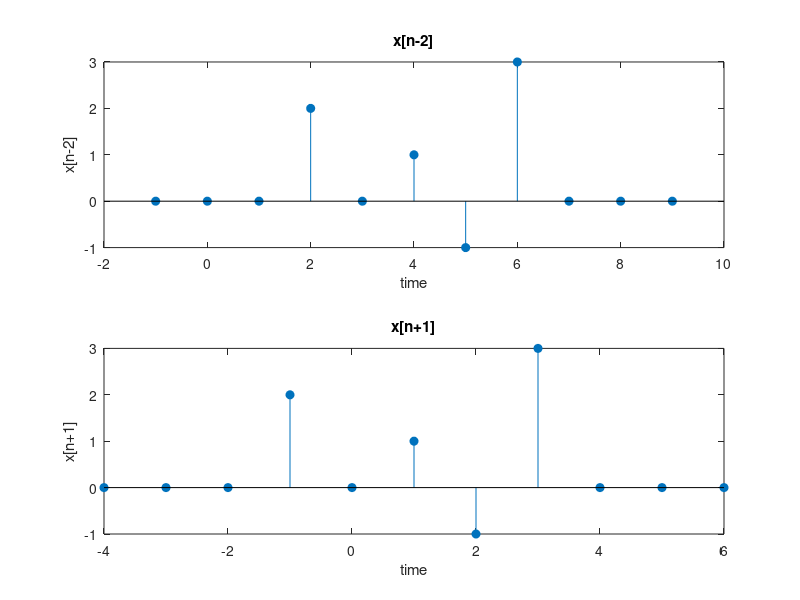
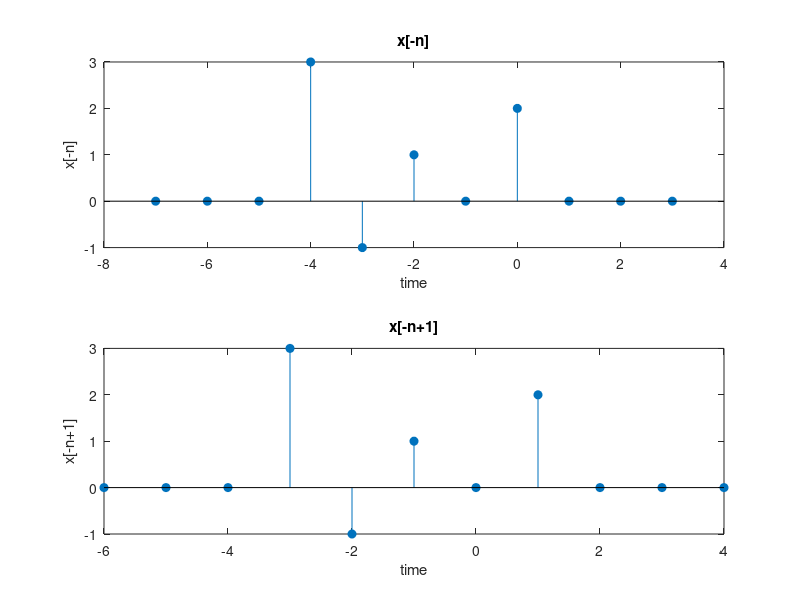

MATLAB code to generate these figures, in order:
n=[-3:7];
x=[2 0 1 -1 3 0]; 
nx=[0 0 0 x 0 0];
ny1=n+2;
ny2=n-1;
ny3=-n;
ny4=-n+1;

figure(1)

subplot(2,1,1), stem(ny1,nx,'filled')
xlabel('time')
ylabel('x[n-2]')
title('x[n-2]')

subplot(2,1,2), stem(ny2,nx,'filled')
xlabel('time')
ylabel('x[n+1]')
title('x[n+1]')

figure(2)

subplot(2,1,1), stem(ny3,nx,'filled')
xlabel('time')
ylabel('x[-n]')
title('x[-n]')

subplot(2,1,2), stem(ny4,nx,'filled')
xlabel('time')
ylabel('x[-n+1]')
title('x[-n+1]')